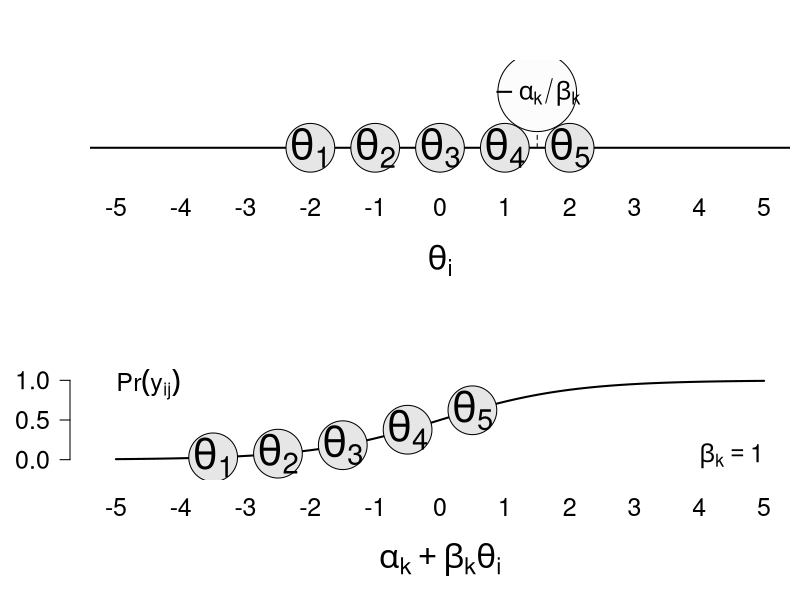

Source code (R):
library(boot)

##
N_LINE <- TRUE
BOX<- FALSE

##
theta <- c(-2,-1,0,1,2)
ALPHA <- -1.5
BETA <- 1

##
par(mfrow=c(2,1), mar=c(6,4.5,3,0.5))
plot(0,0, ylim=c(-1,3), xlim=c(-5,5), type="n", xlab="", ylab="", xaxt="n", yaxt="n", bty="n")
#mtext(side=2, expression(paste(theta)), line=2, at=0, cex=2)
#mtext(side=1, "Standard Normal Prior Distribution", line=4, cex=1.5)
if(N_LINE==TRUE) abline(h=0, col=1, lwd=2)
if(BOX==TRUE) box()
lines(c(-ALPHA, -ALPHA), c(0,2.5), lty=2)
points(theta, c(0,0,0,0,0), pch=21, bg=grey(.9), col=1, cex=6.5)
text(-2,0, expression(paste(theta[1])), cex=2.5)
text(-1,0, expression(paste(theta[2])), cex=2.5)
text(0,0, expression(paste(theta[3])), cex=2.5)
text(1,0, expression(paste(theta[4])), cex=2.5)
text(2,0, expression(paste(theta[5])), cex=2.5)
axis(side=1, at=-5:5, cex.axis=1.5, line=0, tick=F)

points(-ALPHA, 2, pch=21, bg=grey(.99), col=1, cex=10.5)
text(-ALPHA,2, expression(paste(-alpha[k] / beta[k])), cex=1.5)

#text(-1,1, expression(paste(alpha[2])), cex=3)
#text(0,1, expression(paste(alpha[3])), cex=3)
#text(1,1, expression(paste(alpha[4])), cex=3)
#text(2,1, expression(paste(alpha[5])), cex=3)
mtext(side=1, expression(paste(theta[i])), line=4, at=0, cex=2)


plot(0,0, ylim=c(-0.2,1.2), xlim=(BETA*c(-5,5)), type="n", xlab="", ylab="", xaxt="n", yaxt="n", bty="n")

x <- BETA*seq(-5,5,.01)
lines(x,inv.logit(x), lwd=2)

axis(side=1, at=BETA*(-5:5), cex.axis=1.5, line=0, tick=F)
axis(side=2, at=c(0,.5,1), cex.axis=1.5, las=2, line=1, tick=T)

points(BETA*theta+ALPHA,inv.logit(BETA*theta+ALPHA), pch=21, bg=grey(.9), col=1, cex=6.5)

text(BETA*theta[1]+ALPHA, inv.logit(BETA * theta[1]+ALPHA), expression(paste(theta[1])), cex=2.5)
text(BETA*theta[2]+ALPHA, inv.logit(BETA * theta[2]+ALPHA), expression(paste(theta[2])), cex=2.5)
text(BETA*theta[3]+ALPHA, inv.logit(BETA * theta[3]+ALPHA), expression(paste(theta[3])), cex=2.5)
text(BETA*theta[4]+ALPHA, inv.logit(BETA * theta[4]+ALPHA), expression(paste(theta[4])), cex=2.5)
text(BETA*theta[5]+ALPHA, inv.logit(BETA * theta[5]+ALPHA), expression(paste(theta[5])), cex=2.5)


mtext(side=1, expression(paste(alpha[k] + beta[k] * theta[i])), line=4, at=0, cex=2)

if(BETA==1)text(4.5, .05, expression(paste(beta[k]==1)), cex=1.5, font=2.5)
if(BETA==2)text(9, .05, expression(paste(beta[k]==2)), cex=1.5, font=2.5)
if(BETA==1)text(-4.5,.95, expression(paste(Pr(y[ij]))), cex=1.5, font=2.5)
if(BETA==2)text(-9.5,.95, expression(paste(Pr(y[ij]))), cex=1.5, font=2.5)
#text(-4,.9, expression(paste(Pr(y[ij]) | theta[i], alpha[k])), cex=1.5)








